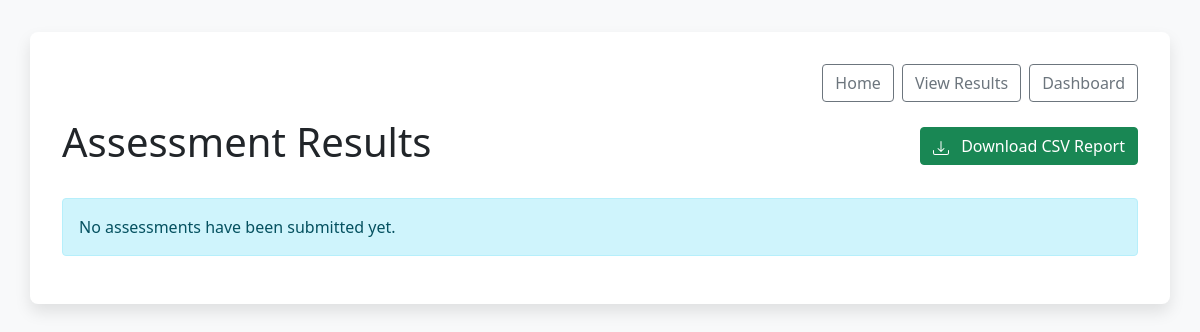
The app's page /results, older data.
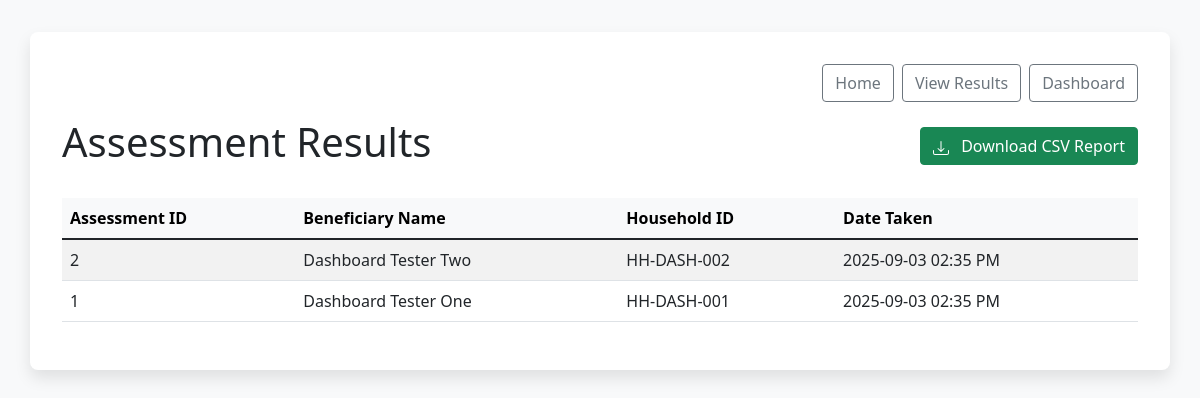
The same page, newer data.
### app.py (models this page shows)
class Assessment(db.Model):
    id = db.Column(db.Integer, primary_key=True)
    beneficiary_id = db.Column(db.Integer, db.ForeignKey('beneficiary.id'), nullable=False)
    date_taken = db.Column(db.DateTime, server_default=db.func.now())
    answers = db.relationship('Answer', backref='assessment', lazy=True, cascade="all, delete-orphan")

class Beneficiary(db.Model):
    id = db.Column(db.Integer, primary_key=True)
    name = db.Column(db.String(100), nullable=False)
    gender = db.Column(db.String(50))
    relationship_to_grantee = db.Column(db.String(100))
    address = db.Column(db.String(200))
    household_id = db.Column(db.String(100), unique=True, nullable=False)
    parent_group_name = db.Column(db.String(100))
    contact_number = db.Column(db.String(50))
    assessments = db.relationship('Assessment', backref='beneficiary', lazy=True, cascade="all, delete-orphan")

### app.py (the view)
@app.route('/results')
def results():
    assessments = Assessment.query.options(
        joinedload(Assessment.beneficiary)
    ).order_by(Assessment.date_taken.desc()).all()
    return render_template('results.html', assessments=assessments)

### templates/results.html (shortened to what this page needs)
{% extends 'base.html' %}
{% block content %}
<div class="d-flex justify-content-between align-items-center mb-4">
    <h1>Assessment Results</h1>
    <a href="{{ url_for('download_csv') }}" class="btn btn-success">
        Download CSV Report
    </a>
</div>
{% if assessments %}
<div class="table-responsive">
    <table class="table table-striped table-hover">
        <thead class="table-light">
            <tr>
                <th scope="col">Assessment ID</th>
                <th scope="col">Beneficiary Name</th>
                <th scope="col">Household ID</th>
                <th scope="col">Date Taken</th>
            </tr>
        </thead>
        <tbody>
            {% for assessment in assessments %}
            <tr>
                <td>{{ assessment.id }}</td>
                <td>{{ assessment.beneficiary.name }}</td>
                <td>{{ assessment.beneficiary.household_id }}</td>
                <td>{{ assessment.date_taken.strftime('%Y-%m-%d %I:%M %p') }}</td>
            </tr>
            {% endfor %}
        </tbody>
    </table>
</div>
{% else %}
<div class="alert alert-info" role="alert">
    No assessments have been submitted yet.
</div>
{% endif %}
{% endblock %}

### templates/base.html (shortened to what this page needs)
<!doctype html>
<html lang="en">
  <head>
    <link href="https://cdn.jsdelivr.net/npm/bootstrap@5.1.3/dist/css/bootstrap.min.css" rel="stylesheet">
  </head>
  <body>
    <div class="container">
        <nav class="d-flex justify-content-end mb-3">
            <a href="{{ url_for('index') }}" class="btn btn-outline-secondary me-2">Home</a>
            <a href="{{ url_for('results') }}" class="btn btn-outline-secondary me-2">View Results</a>
            <a href="{{ url_for('dashboard') }}" class="btn btn-outline-secondary">Dashboard</a>
        </nav>
        {% block content %}{% endblock %}
    </div>
  </body>
</html>

### templates/base.html (style rules this page uses)
body { background-color: #f8f9fa; }
.container { background-color: #ffffff; padding: 2rem; border-radius: 0.5rem; box-shadow: 0 0.5rem 1rem rgba(0, 0, 0, 0.1); margin-top: 2rem; }
.table-responsive { margin-top: 1.5rem; }

Row changes from the older to the newer data that the page shows:
added Assessment: id "2", beneficiary.name "Dashboard Tester Two", beneficiary.household_id "HH-DASH-002", date_taken "2025-09-03 02:35 PM"
added Assessment: id "1", beneficiary.name "Dashboard Tester One", beneficiary.household_id "HH-DASH-001", date_taken "2025-09-03 02:35 PM"
Text that changed along with them:
text no longer shown: "No assessments have been submitted yet."
text now shown: "Assessment ID Beneficiary Name Household ID Date Taken"
